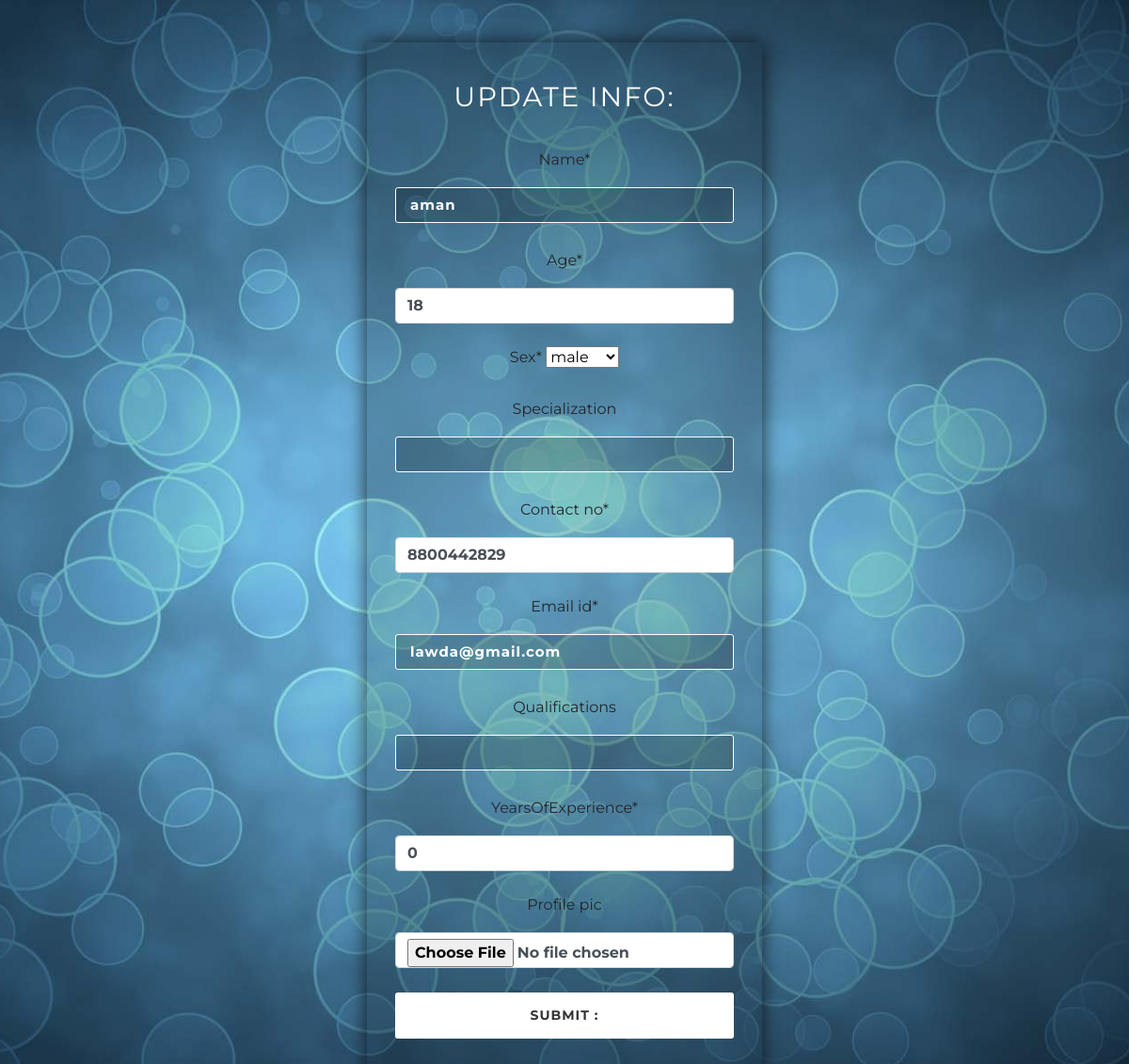
The app's page /user/updateProfile/1 (signed in) with its own data.
### appointments/models.py (models this page shows, shortened)
class Doctor(models.Model):
    user = models.OneToOneField(CustomUser, on_delete=models.CASCADE, null=True)
    name = models.CharField(max_length = 200 , blank = False)
    age = models.IntegerField(default = 18)
    profile_pic = models.ImageField(upload_to='doctor', blank=True, null=True)
    sex = models.CharField(max_length = 100 , choices = sex )
    specialization = models.CharField(max_length=100, blank = True)
    qualifications = models.CharField(max_length=100 , blank = True)
    yearsOfExperience = models.IntegerField(default = 0)
    contact_no  = models.IntegerField()
    email_id = models.CharField(max_length=50)

### appointments/views.py (the view)
# urls.py: path('updateProfile/<int:pk>', views.UpdateProfile , name='UpdateProfile'),
def UpdateProfile(request , pk):
    patient = get_object_or_404(models.Patient, pk=pk)
    form = forms.UpdatePatientDetail(instance=patient)
    if request.user.person == 'patient':
        if request.method == 'POST':
            form = forms.UpdatePatientDetail(instance=patient, data=request.POST)
            if form.is_valid():
                form.save()
            return HttpResponseRedirect(patient.get_absolute_url())
        return render(request, 'appointments/UpdatePatientDetail.html', {'form':form, 'patient':patient})
    elif request.user.person == 'doctor':
        doctor = get_object_or_404(models.Doctor, pk=pk )
        form = forms.UpdateDoctorDetail(instance=doctor)
        if request.method == 'POST':
            form = forms.UpdateDoctorDetail(instance=doctor, data=request.POST)
            if form.is_valid():
                form.save()
            return HttpResponseRedirect(doctor.get_absolute_url())
        return render(request, 'appointments/UpdateDoctorDetail.html', {'form':form, 'doctor':doctor})

### appointments/forms.py
class UpdateDoctorDetail(forms.ModelForm):
    class Meta:
        model = models.Doctor
        fields = [
            'name',
            'age',
            'sex',
            'specialization',
            'contact_no',
            'email_id',
            'qualifications',
            'yearsOfExperience',
            'profile_pic',
        ]

### appointments/templates/appointments/UpdateDoctorDetail.html (shortened to what this page needs)
{% extends "base_generic.html" %}
{% load static %}
{% load crispy_forms_tags %}
{% block css %}
<link href="{% static 'logincss.css' %}" rel="stylesheet" type="text/css" media="all" />
{% endblock %}
{% block content %}
	<div class="main">
		<div class="main-w3l">
			<div class="w3layouts-main">
				<h2><span>Update Info: </span></h2>
        <form action="" method="POST">
            {{ form|crispy }}
            <input type="submit" class="btn btn-success" value="Submit : ">
            <br>
        </form>
			</div>
		</div>
	</div>
{% endblock %}

### appointments/static/logincss.css (style rules this page uses)
input { font-weight:bold!important ; text:white; }
html,body,div,span,applet,object,iframe,h1,h2,h3,h4,h5,h6,p,blockquote,pre,a,abbr,acronym,address,big,cite,code,del,dfn,em,img,ins,kbd,q,s,samp,small,strike,strong,sub,sup,tt,var,b,u,i,dl,dt,dd,ol,nav ul,nav li,fieldset,form,label,legend,table,caption,tbody,tfoot,thead,tr,th,td,article,aside,canvas,details,embed,figure,figcaption,footer,header,hgroup,menu,nav,output,ruby,section,summary,time,mark,audio,video { margin:0;padding:0;border:0;font-size:100%;font:inherit;vertical-align:baseline; }
body { font-family: 'Montserrat', sans-serif; margin:0; background: url(./images/bg.jpg) no-repeat; background-size: cover; -webkit-background-size: cover; -moz-background-size: cover; -o-background-size: cover; -ms-background-size: cover; background-attachment: fixed; background-position: center; }
h1,h2,h3,h4,h5,h6 { margin:0; padding:0; }
.main { text-align: center; }
.w3layouts-main h2 { color: #fff; font-size: 29px; letter-spacing: 2px; text-transform: uppercase; margin-bottom: 30px; text-align: center; }
.w3layouts-main { max-width: 420px; margin: 0 auto; background:rgba(0, 0, 0, 0.2); text-align: center; -webkit-box-shadow: 0px 0px 20px 0px rgba(0, 0, 0, 0.75); -moz-box-shadow: 0px 0px 20px 0px rgba(0, 0, 0, 0.75); box-shadow: 0px 0px 20px 0px rgba(0, 0, 0, 0.75); }
.w3layouts-main { padding: 40px 30px; }
input[type="text"], input[type="email"], input[type="password"] { width: 100%; padding: 15px; outline: none; font-size: 15px; font-weight: 100; color: #fff; margin-bottom: 20px; font-family: 'Montserrat', sans-serif; border: 1px solid #fff; background: transparent; background:rgba(0, 0, 0, 0.2); letter-spacing: 1px; border-radius: 3px; -webkit-border-radius: 3px; -moz-border-radius: 3px; -ms-border-radius:3px; -o-border-radius: 3px; box-sizing: border-box; }
input[type="submit"] { width: 100%; padding: 14px 30px; font-size: 14px; border-radius: 3px; -webkit-border-radius: 3px; -moz-border-radius: 3px; -ms-border-radius:3px; -o-border-radius: 3px; text-transform: uppercase; letter-spacing: 1px; background: #fff; color: #333; border: none; outline: none; cursor: pointer; font-family: 'Montserrat', sans-serif; transition: 0.5s all; -webkit-transition: 0.5s all; -o-transition: 0.5s all; -moz-transition: 0.5s all; -ms-transition: 0.5s all; }

### appointments/templates/appointments/UpdateDoctorDetail.html (style rules this page uses)
label { margin-bottom: 10px; margin-top: 10px; }
input { font-weight:bold!important ; text:white; margin-top: 10px; }

### records on screen
Doctor: name "aman", age "18", sex "male", contact_no "8800442829", email_id "lawda@gmail.com", yearsOfExperience "0"
